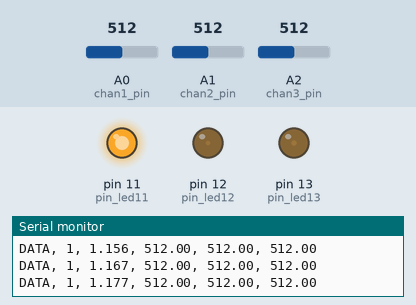
Recording of a sketch running on a simulated Arduino Uno, built with avr-gcc and run on an emulated ATmega328P. On the bench: output pins drawn as LEDs (lit = HIGH), the last lines printed to the serial monitor. Inputs (shaded band) come from the test bench; at power-on: A0 (chan1_pin) = 512, A1 (chan2_pin) = 512, A2 (chan3_pin) = 512.

Above: at 1.2 s.
1.3 s: A0 (chan1_pin) set to 0
At 2.2 s:
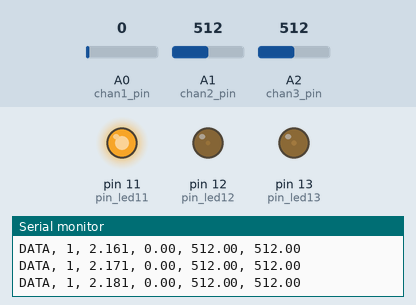
4.3 s: A1 (chan2_pin) set to 0
At 5.2 s:
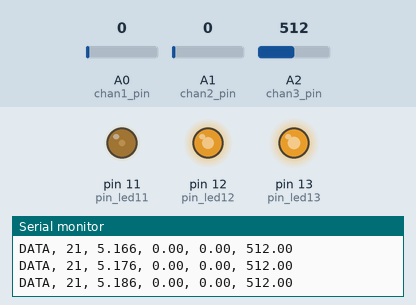
6.0 s: A0 (chan1_pin) set to 91
7.9 s: A0 (chan1_pin) set to 108
At 8.74 s:
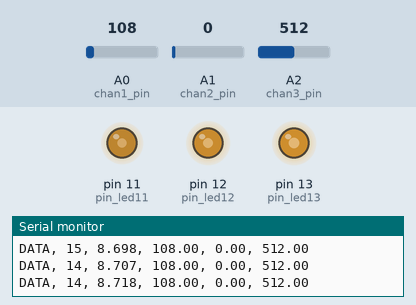
10.9 s: A2 (chan3_pin) set to 107
12.8 s: A2 (chan3_pin) set to 92
At 16.6 s:
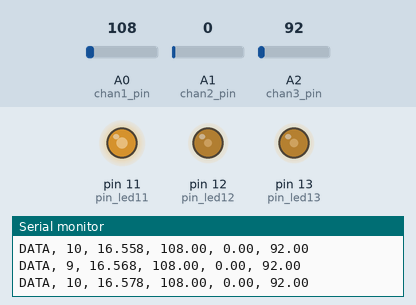
Timing chart, 0 to 16.8 s (numbered marks = the images above; inputs shaded):
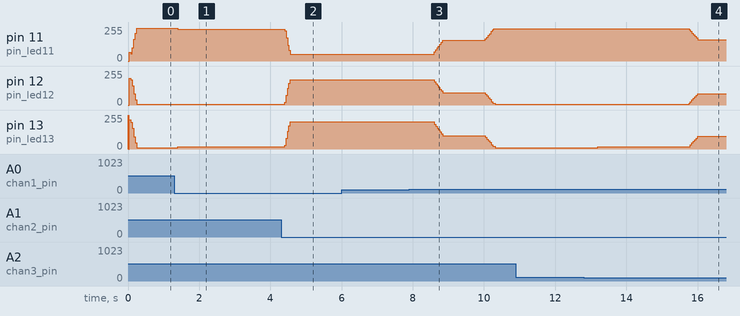

Measured:
- the behaviour switches between 99 and 100 on A0 (chan1_pin) (found by bisection; images 2 and 3)
- the behaviour switches between 100 and 99 on A2 (chan3_pin) (found by bisection; images 3 and 4)
- after the input at 1.3 s, pin 11 (pin_led11): 244/255 → 237/255 after 0.10 s; pin 13 (pin_led13): 11/255 → 17/255 after 0.10 s
- after the input at 12.8 s, pin 11 (pin_led11): 241/255 → 161/255 after 3.0 s; pin 12 (pin_led12): 7/255 → 86/255 after 3.0 s; pin 13 (pin_led13): 11/255 → 17/255 after 0.40 s, → 94/255 2.6 s later

The sketch:

PLX_DAQ.ino
```cpp
//set ups 3 ananlog channels as outputs.
unsigned long time_interval_ms = 10;
boolean PLX_flag = 1; // for makerPlot, set this false, set for normal output no headers
boolean print_flag = 1; //tells if we print to serial  port

int pin_led13 = 13;
int pin_led12 = 12;
int pin_led11 = 11;
unsigned long time0_us = 0;
unsigned long time1_us = 0;
unsigned long time2_us = 0;

int chan1_pin = A0;
int chan2_pin = A1;
int chan3_pin = A2;

float chan1_val = 0;
float chan2_val = 0;
float chan3_val = 0;
float time_data_sec;

unsigned long counter1 = 0;
unsigned long counter2 = 0;

unsigned long time_interval_us=time_interval_ms*1000;


void printData() {
  // this function will print the data to the serial port
  digitalWrite(pin_led11, HIGH);
  if (PLX_flag == true) {
    Serial.print("DATA, ");
    Serial.print(counter2);
    Serial.print(", ");

    Serial.print(time_data_sec, 3);
    Serial.print(", ");
  }

  Serial.print(chan1_val);
  Serial.print(", ");

  Serial.print(chan2_val);
  Serial.print(", ");

  Serial.println(chan3_val);
  digitalWrite(pin_led11, LOW);
}


void testFastestWrite() {
  digitalWrite(pin_led13, LOW);
  digitalWrite(pin_led13, HIGH);
}


void take3ChanAveData() {
  // take data over average interval
  digitalWrite(pin_led13, HIGH);  // start taking data
  counter2 = 0;

  chan1_val = 0;
  chan2_val = 0;
  chan3_val = 0;

  time1_us = micros();
  do {
    digitalWrite(pin_led12, HIGH);
    chan1_val = analogRead(chan1_pin) + chan1_val;
    chan2_val = analogRead(chan2_pin) + chan2_val;
    chan3_val = analogRead(chan3_pin) + chan3_val;
    counter2 = counter2 + 1;
    digitalWrite(pin_led12, LOW);

  } while (micros() < (time0_us + time_interval_us * counter1));

  time_data_sec = ((micros() - time1_us) * 0.5 + time1_us - time0_us) / 1e6;
  chan1_val = chan1_val / counter2;
  chan2_val = chan2_val / counter2;
  chan3_val = chan3_val / counter2;

  digitalWrite(pin_led13, LOW);
  //delayMicroseconds(100);
}

void setup(){
  // initialize serial communication
  Serial.begin(38400);
  pinMode(pin_led13, OUTPUT);
  pinMode(pin_led12, OUTPUT);
  pinMode(pin_led11, OUTPUT);
  //noInterrupts();
  counter1 = 0;

  if (PLX_flag == true) {
    Serial.println("CLEARDATA");
    Serial.println("LABEL,NptsAveraged,Time(sec),Chan1,Chan2,Chan3");
  }
  digitalWrite(pin_led12, LOW);
  digitalWrite(pin_led13, LOW);
  time0_us = micros(); // start the timer
}


void loop() {
  counter1=counter1+1;  // counts the number of data points taken
  take3ChanAveData();
  if (print_flag == true) printData();
}
```
